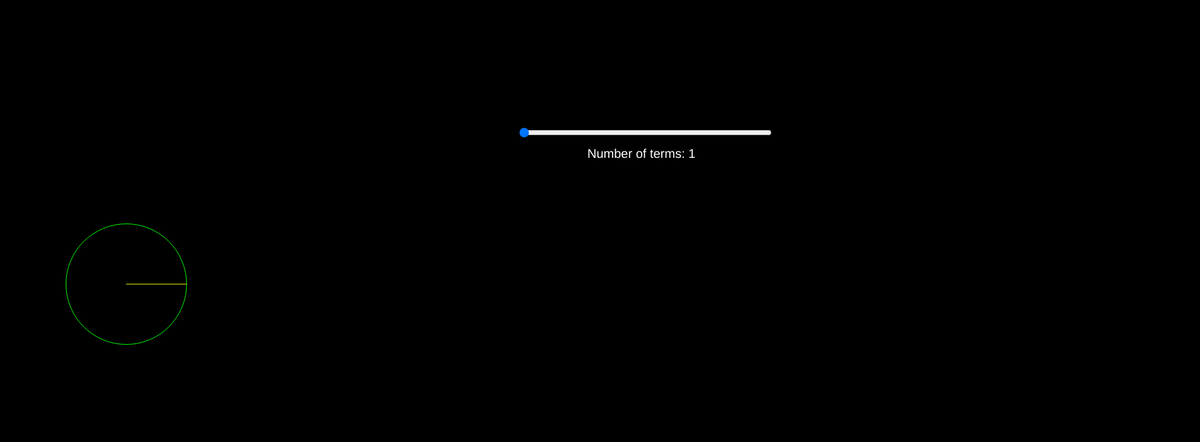
Frame 1 (no input)
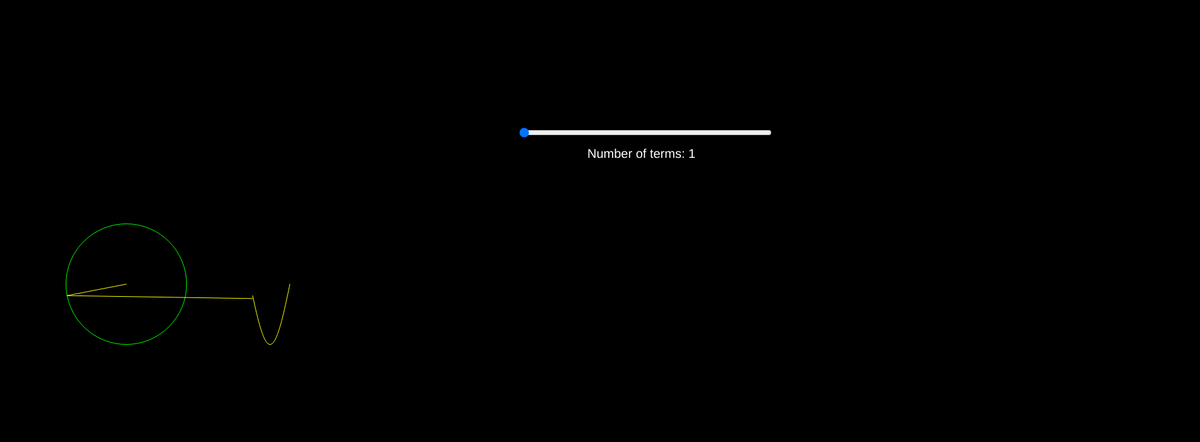
Frame 60 (no input)
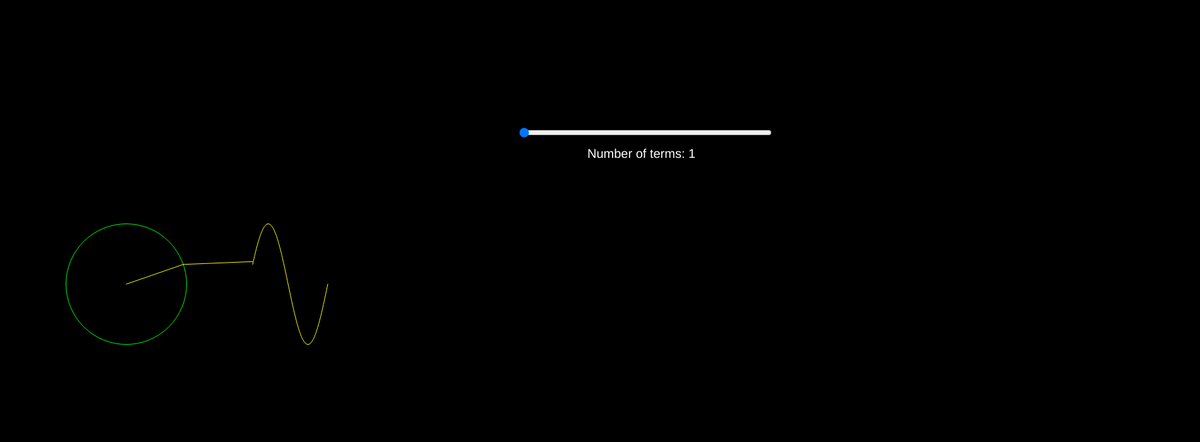
Frame 120 (the mouse pressed at the canvas centre since frame 60)

The p5.js sketch that drew these frames (run headless with seeded random() and noise() and a simulated clock; from frame 60 on, the mouse is pressed at the canvas centre):

// p5.js sketch
// ── sketch.js
let time = 0;            // keeps track of animation time for rotation of epicycles
let wave = []            // stores the wave points generated from the epicycles

let slider;              // slider that controls number of Fourier terms

function setup() {
    createCanvas(1900, 700);           // create canvas of given size

    slider = createSlider(1, 1000, 1); // slider(min, max, starting value)
    slider.position(820, 200);         // position of the slider on screen

    // 🔹 Increase slider size
    slider.style("width", "400px");    // sets slider length in pixels
}

function draw() {
    background(0);                      // clear screen every frame (black background)

    // ==============================
    // 🔹 NEW: Show slider value & n
    // ==============================

    fill(255);                          // white text
    noStroke();                         // no outline for text
    textSize(20);                       // text size
    text("Number of terms: " + slider.value(), 930, 250); // display the current number of Fourier terms
                                        

    // let currentN = (slider.value() - 1) * 2 + 1;  // largest n (odd number)
    // text("Largest n: " + currentN, 50, 70);       // show the largest odd n
    // ==============================
    // 🔹 END OF NEW PART
    // ==============================

    translate(200, 450);                // move origin to bottom-left for epicycles
    

    let x = 0;                          // x position of current endpoint of epicycle
    let y = 0;                          // y position of current endpoint of epicycle

    // loop through Fourier series terms based on slider value
    for (let i = 0; i < slider.value(); i++) {

        let prevx = x;                  // store previous x position before adding new vector
        let prevy = y;                  // store previous y position

        let n = i * 2 + 1;              // only odd harmonics (1,3,5,7,...)
        let radius = 75 * (4 / (n * PI));
                                        // amplitude of each Fourier term (circle radius)

        x += radius * cos(n * time);    // update x using cosine component
        y += radius * sin(n * time);    // update y using sine component
        
        stroke(0, 255, 0);              // color of circles (green)
        noFill();                       // circles have no fill
        ellipse(prevx, prevy, radius * 2);
                                        // draw each rotating circle

        //fill(255);
        stroke(255,255,0);              // color of connecting radius lines (yellow)
        line(prevx, prevy, x, y);       // draw radius line from old to new position
        
        //ellipse(x,y,10);              // optional small dot at the tip (disabled)
    }

    translate(200, 0);                  // shift drawing area for plotting waveform

    line(x - 200, y, 0, wave[0]);       // connect circle endpoint to wave start
    wave.unshift(y);                    // push new y-value at start of array

    beginShape();                       // begin drawing the waveform
    noFill();                           // no fill for wave shape
    for(let i = 0; i < wave.length; i++){
        vertex(i, wave[i]);             // plot each point of wave
    }
    endShape();                         // finish drawing the wave

    /*// make another point that moves twice as fast (disabled)
    let x2 = radius * cos(-time);
    let y2 = radius * sin(-time);
    fill(255, 0, 0);
    line(0, 0, x2, y2);
    ellipse(x2,y2,10);*/

    time += 0.05;                       // increase time for animation (speed control)

    if (wave.length > 1450) {           // limit wave length to avoid overgrowth
        wave.pop();                     // remove last array element
    }
}
